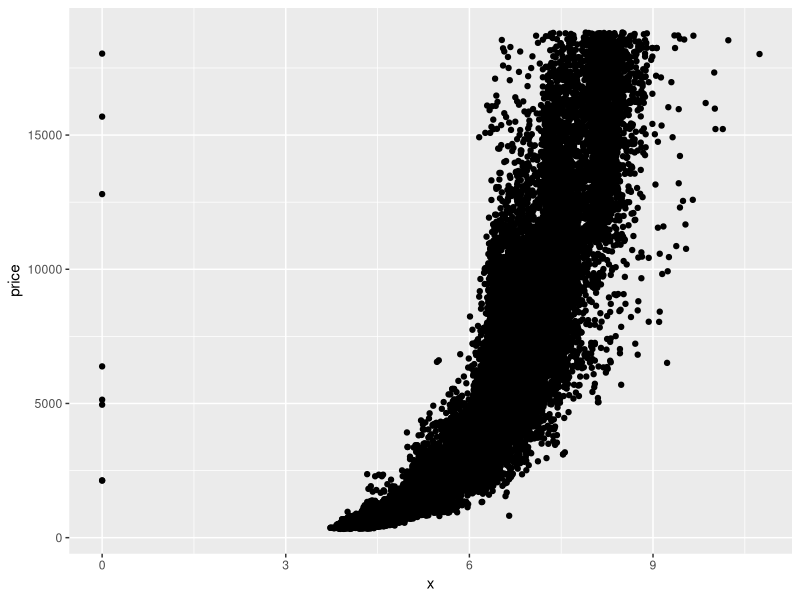
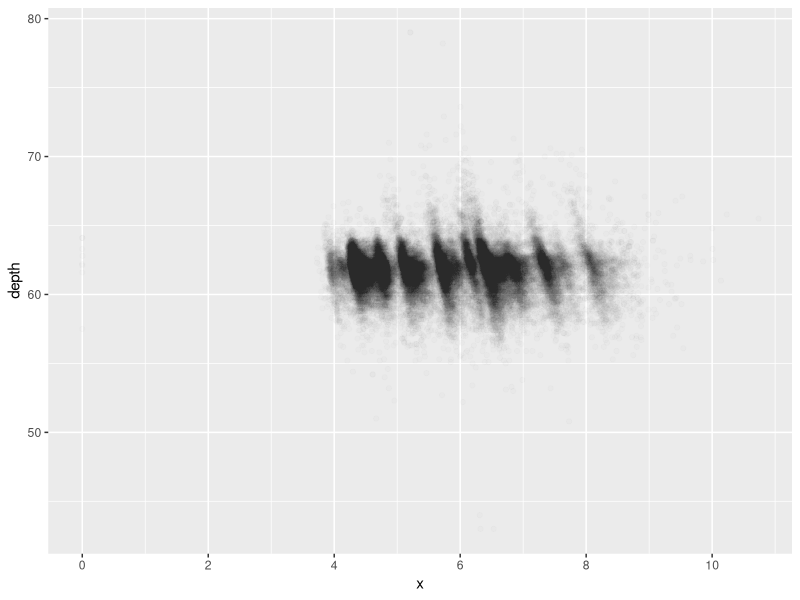
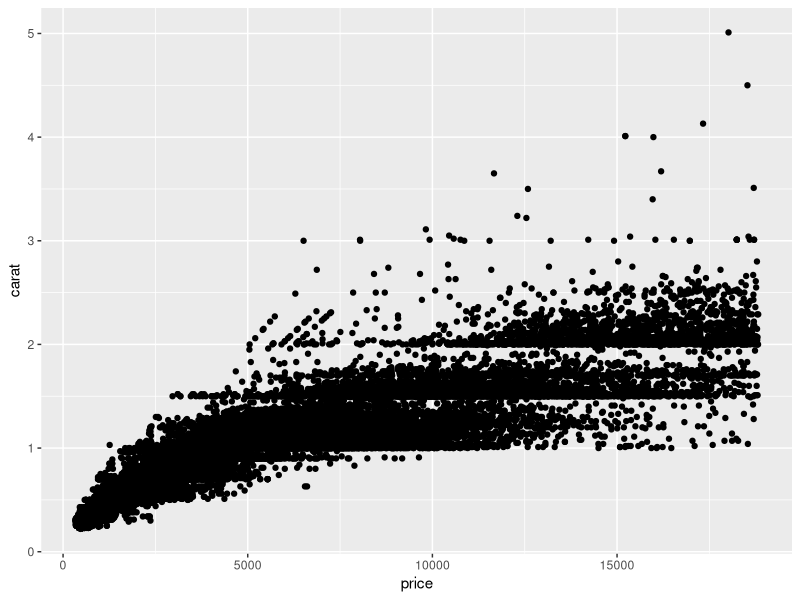
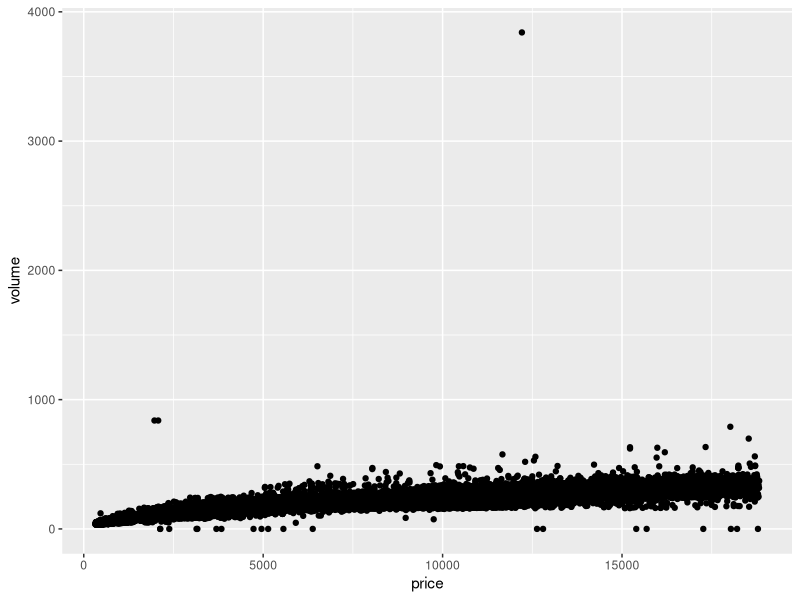
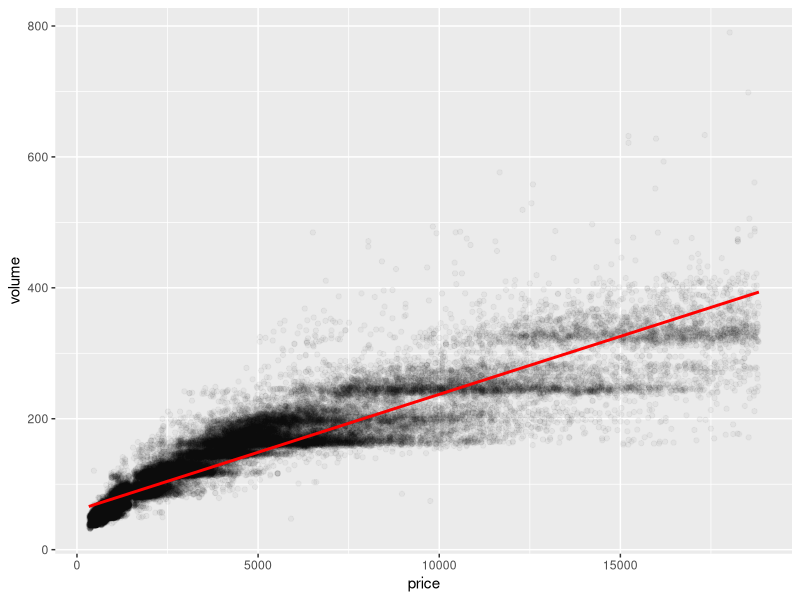
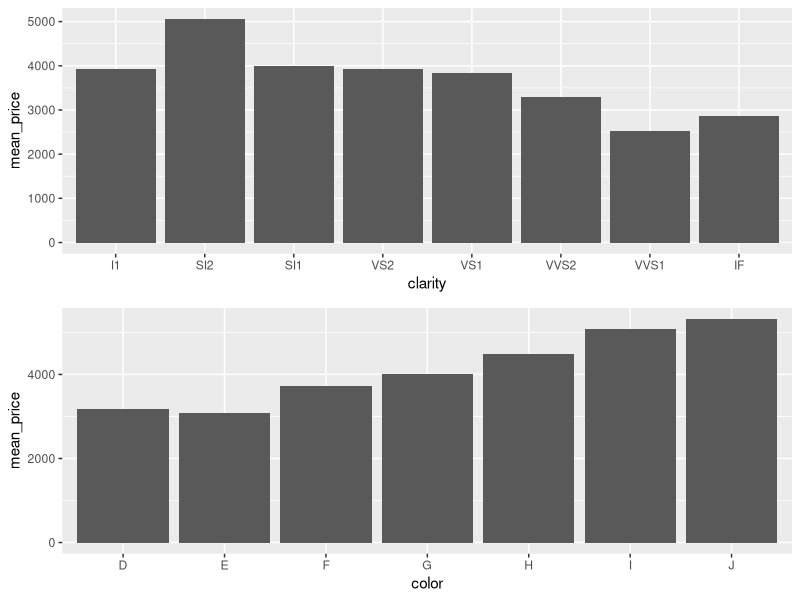

Reproduce these figures in R, in order.
## ---- chunk 1
library(ggplot2)
library(gridExtra)
library(dplyr) 
library(tidyr)
data(diamonds)
## ---- chunk 2
set.seed(1234)
## ---- chunk 3
ggplot(data = diamonds, aes(x = x, y = price)) + 
  geom_point() 
## ---- chunk 4
with(diamonds, cor.test(x, price))
with(diamonds, cor.test(y, price))
with(diamonds, cor.test(z, price))
## ---- chunk 5
ggplot(data = diamonds, aes(x = x, y = depth)) + 
  geom_jitter(alpha=1/100, position = position_jitter(h = 0)) +
  scale_x_continuous(breaks=seq(0, 10, 2))
## ---- chunk 6
with(diamonds, cor.test(depth, price))
## ---- chunk 7
ggplot(data = subset(diamonds, price > unname(quantile(price, .01)) | carat > unname(quantile(carat, .01))), aes(x = price, y = carat)) +
  geom_point()
## ---- chunk 8
diamonds$volume = diamonds$x * diamonds$y * diamonds$z
ggplot(data = diamonds, aes(x = price, y = volume)) +
  geom_point()
## ---- chunk 9
with(subset(diamonds, volume > 0 & volume <= 800), cor.test(price, volume))
## ---- chunk 10
ggplot(data = subset(diamonds, volume > 0 & volume <= 800), aes(x = price, y = volume)) +
  geom_jitter(alpha=1/25, position = position_jitter(h = 0)) +
  geom_smooth(method = "lm", color = "red")
## ---- chunk 11
diamondsByClarity <- diamonds %>%
  group_by(clarity) %>% 
  summarise(mean_price = mean(price)
            , median_price = median(price)
            , min_price = min(price)
            , max_price = max(price)
            , n = n()) %>%
  arrange(clarity)
## ---- chunk 12
diamonds_by_clarity <- group_by(diamonds, clarity)
diamonds_mp_by_clarity <- summarise(diamonds_by_clarity, mean_price = mean(price))

p1 <- ggplot(data = diamonds_mp_by_clarity, aes(x = clarity, y = mean_price)) + geom_col()

diamonds_by_color <- group_by(diamonds, color)
diamonds_mp_by_color <- summarise(diamonds_by_color, mean_price = mean(price))

p2 <- ggplot(data = diamonds_mp_by_color, aes(x = color, y = mean_price)) + geom_col()

grid.arrange(p1, p2, ncol=1)

